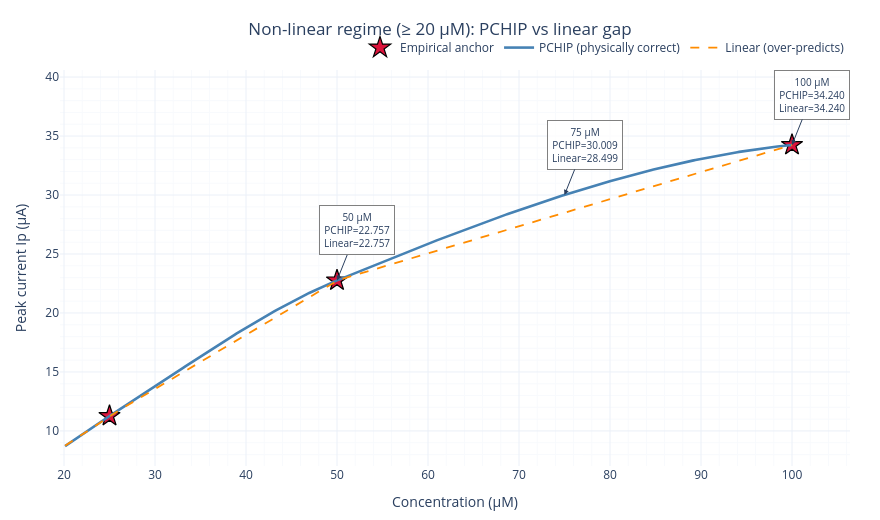

Notebook source saved alongside this figure:
### Code cell
#  PCHIP vs linear gap
high_zoom_figure = go.Figure()
mask_hi = c_fine >= 20

high_zoom_figure.add_trace(go.Scatter(
    x=c_arr[c_arr >= 20], y=Ip_arr[c_arr >= 20],
    mode='markers', name='Empirical anchor',
    marker=dict(color='crimson', size=16, symbol='star',
                line=dict(color='black', width=1.2)),
))

high_zoom_figure.add_trace(go.Scatter(
    x=c_fine[mask_hi], y=Ip_pchip_fine[mask_hi],
    mode='lines', name='PCHIP (physically correct)',
    line=dict(color='steelblue', width=2.6),
))

high_zoom_figure.add_trace(go.Scatter(
    x=c_fine[mask_hi], y=Ip_linear_fine[mask_hi],
    mode='lines', name='Linear (over-predicts)',
    line=dict(color='darkorange', width=1.8, dash='dash'),
))

# Annotation at worst-case midpoints
for c_pt in [50, 75, 100]:
    Ip_p = float(pchip_Ip(c_pt))
    Ip_l = float(np.interp(c_pt, c_arr, Ip_arr))
    high_zoom_figure.add_annotation(
        x=c_pt, y=Ip_p,
        text=f'{c_pt} µM<br>PCHIP={Ip_p:.3f}<br>Linear={Ip_l:.3f}',
        showarrow=True, arrowhead=2, ax=20, ay=-50,
        font=dict(size=10), bgcolor='rgba(255,255,255,0.8)',
        bordercolor='gray', borderwidth=1, borderpad=4,
    )

apply_default_plotly_layout(
    high_zoom_figure,
    title_text=' Non-linear regime (≥ 20 µM): PCHIP vs linear gap',
    xaxis_title='Concentration (µM)',
    yaxis_title='Peak current Ip (µA)',
)
high_zoom_figure.show()

# Quantify divergence at the 75 µM midpoint
Ip_75_pchip  = float(pchip_Ip(75))
Ip_75_linear = float(np.interp(75, c_arr, Ip_arr))
print(f"At 75 µM (midpoint of 50–100 µM segment):")
print(f"  PCHIP Ip  = {Ip_75_pchip:.4f} µA")
print(f"  Linear Ip = {Ip_75_linear:.4f} µA")
print(f"  Over-prediction from linear = {(Ip_75_linear - Ip_75_pchip):.4f} µA "
      f"({(Ip_75_linear/Ip_75_pchip - 1)*100:.1f}%)")

### Figure 1 — Plotly figure (JSON) as saved in the notebook; plotly's stock layout.template omitted (floating-point values rounded to 4 significant figures; data arrays with more than 128 entries replaced by an {"elided": "..."} marker saying what was removed)
{"data": [{"marker": {"color": "crimson", "line": {"color": "black", "width": 1.2}, "size": 16, "symbol": "star"}, "mode": "markers", "name": "Empirical anchor", "type": "scatter", "x": [25.0, 50.0, 100.0], "y": [11.27, 22.76, 34.24]}, {"line": {"color": "steelblue", "width": 2.6}, "mode": "lines", "name": "PCHIP (physically correct)", "type": "scatter", "x": {"elided": "400 float values"}, "y": {"elided": "400 float values"}}, {"line": {"color": "darkorange", "dash": "dash", "width": 1.8}, "mode": "lines", "name": "Linear (over-predicts)", "type": "scatter", "x": {"elided": "400 float values"}, "y": {"elided": "400 float values"}}], "layout": {"annotations": [{"arrowhead": 2, "ax": 20, "ay": -50, "bgcolor": "rgba(255,255,255,0.8)", "bordercolor": "gray", "borderpad": 4, "borderwidth": 1, "font": {"size": 10}, "showarrow": true, "text": "50 µM<br>PCHIP=22.757<br>Linear=22.757", "x": 50, "y": 22.76}, {"arrowhead": 2, "ax": 20, "ay": -50, "bgcolor": "rgba(255,255,255,0.8)", "bordercolor": "gray", "borderpad": 4, "borderwidth": 1, "font": {"size": 10}, "showarrow": true, "text": "75 µM<br>PCHIP=30.009<br>Linear=28.499", "x": 75, "y": 30.01}, {"arrowhead": 2, "ax": 20, "ay": -50, "bgcolor": "rgba(255,255,255,0.8)", "bordercolor": "gray", "borderpad": 4, "borderwidth": 1, "font": {"size": 10}, "showarrow": true, "text": "100 µM<br>PCHIP=34.240<br>Linear=34.240", "x": 100, "y": 34.24}], "height": 520, "legend": {"orientation": "h", "x": 1, "xanchor": "right", "y": 1.02, "yanchor": "bottom"}, "margin": {"b": 50, "l": 60, "r": 30, "t": 70}, "title": {"text": " Non-linear regime (≥ 20 µM): PCHIP vs linear gap", "x": 0.5, "xanchor": "center"}, "width": 880, "xaxis": {"minor": {"showgrid": true}, "showgrid": true, "title": {"text": "Concentration (µM)"}}, "yaxis": {"minor": {"showgrid": true}, "showgrid": true, "title": {"text": "Peak current Ip (µA)"}}}}
